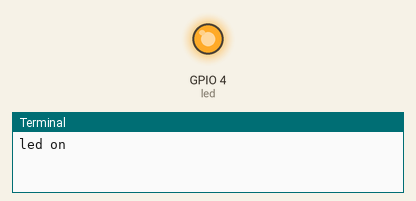
Recording of a program running on a simulated Raspberry Pi (BCM pin numbers). On the bench: output pins drawn as LEDs (lit = HIGH), the last lines printed to the terminal.

Above: at 2.0 s.
At 6.0 s:
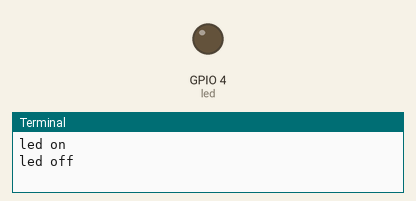
Timing chart, 0 to 10.4 s (numbered marks = the images above):
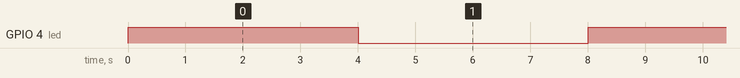

Measured:
- by itself, GPIO 4 (led): alternates HIGH for 4.0 s and LOW for 4.0 s

The program:

gpioDemoLed.py
```python
#!/usr/bin/env python3


# import packages/modules
from gpiozero import LED
from time import sleep

# "Create" a LED at GPIO pin #4
led = LED(4)

# do the following infinitely
while True:
    print("led on")
    # turn the LED on
    led.on()
    # wait 4 seconds
    sleep(4)
    print("led off")
    # turn the LED off
    led.off()
    # wait 4 seconds
    sleep(4)
```
